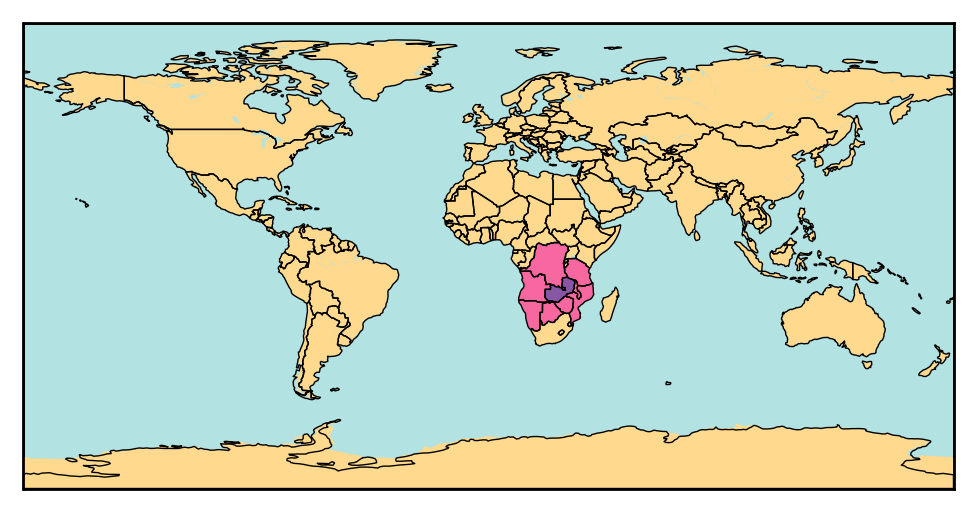

Here is the Python script that generated this plot:
import pandas as pd
import matplotlib.pyplot as plt
from mpl_toolkits.basemap import Basemap
from matplotlib.patches import Polygon
import os

print(os.getcwd())
os.chdir('.')  # set working directory

# ************************************************************************
# Get data about Zambia's neighbors
# ************************************************************************
neighbors = pd.read_csv('neighbors.csv')
neighbors = neighbors.loc[neighbors['country_name'] == 'Zambia', ['neighbor_name']]
neighbors = neighbors['neighbor_name'].tolist()


# ************************************************************************
# Plot
# ************************************************************************
plt.figure()

# load shapefile
sf = Basemap()
sf.readshapefile("ne_110m_admin_0_countries/ne_110m_admin_0_countries", "world")

# Fill oceans and lakes blue and land gold
sf.drawmapboundary(fill_color='#b2e2e2')
sf.fillcontinents(color='#fed98e', lake_color='#b2e2e2')

# get information about country names
country_names = []
for i in sf.world_info:
    country_names.append(i['admin'])

ax = plt.gca()

# Fill Zambia in purple
ax.add_patch(Polygon(sf.world[country_names.index('Zambia')], facecolor='#8856a7'))

# Fill its neighbors in pink
for i in neighbors:
    ax.add_patch(Polygon(sf.world[country_names.index(i)], facecolor='#f768a1'))

plt.savefig('zambia.png', dpi=200, bbox_inches='tight')
plt.show()
